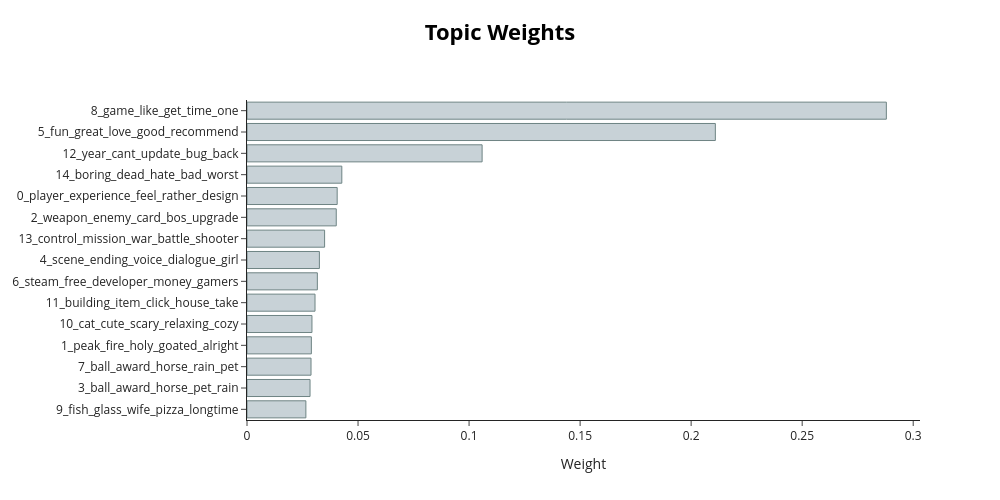

The notebook cell this image was saved under:
### Code cell
fig = model.visualize_topic_weights(top_n=20, height=500)
fig.show()

### Figure 1 — Plotly figure (JSON) as saved in the notebook; plotly's stock layout.template omitted (floating-point values rounded to 4 significant figures)
{"data": [{"marker": {"color": "#C8D2D7", "line": {"color": "#6E8484", "width": 1}}, "orientation": "h", "type": "bar", "x": [0.02652, 0.02839, 0.02883, 0.02899, 0.02925, 0.03063, 0.03168, 0.0326, 0.03495, 0.04019, 0.04061, 0.0427, 0.1059, 0.2109, 0.2879], "y": ["9_fish_glass_wife_pizza_longtime", "3_ball_award_horse_pet_rain", "7_ball_award_horse_rain_pet", "1_peak_fire_holy_goated_alright", "10_cat_cute_scary_relaxing_cozy", "11_building_item_click_house_take", "6_steam_free_developer_money_gamers", "4_scene_ending_voice_dialogue_girl", "13_control_mission_war_battle_shooter", "2_weapon_enemy_card_bos_upgrade", "0_player_experience_feel_rather_design", "14_boring_dead_hate_bad_worst", "12_year_cant_update_bug_back", "5_fun_great_love_good_recommend", "8_game_like_get_time_one"]}], "layout": {"height": 500, "hoverlabel": {"bgcolor": "white", "font": {"family": "Rockwell", "size": 16}}, "title": {"font": {"color": "Black", "size": 22}, "text": "<b>Topic Weights</b>", "x": 0.5, "xanchor": "center", "y": 0.95, "yanchor": "top"}, "width": 1000, "xaxis": {"title": {"text": "Weight"}}}}
